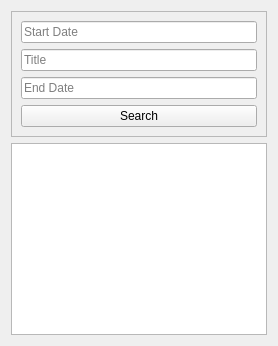
            <widget class="QWidget" name="page_exhibition">
             <layout class="QVBoxLayout" name="verticalLayout_26">
              <item>
               <widget class="QFrame" name="search_exhibition">
                <property name="minimumSize">
                 <size>
                  <width>0</width>
                  <height>100</height>
                 </size>
                </property>
                <property name="frameShape">
                 <enum>QFrame::StyledPanel</enum>
                </property>
                <property name="frameShadow">
                 <enum>QFrame::Raised</enum>
                </property>
                <layout class="QVBoxLayout" name="verticalLayout_37">
                 <item>
                  <widget class="QLineEdit" name="search_exhibition_start_date">
                   <property name="text">
                    <string/>
                   </property>
                   <property name="placeholderText">
                    <string>Start Date</string>
                   </property>
                  </widget>
                 </item>
                 <item>
                  <widget class="QLineEdit" name="search_exhibition_name">
                   <property name="text">
                    <string/>
                   </property>
                   <property name="placeholderText">
                    <string>Title</string>
                   </property>
                  </widget>
                 </item>
                 <item>
                  <widget class="QLineEdit" name="search_exhibition_end_date">
                   <property name="text">
                    <string/>
                   </property>
                   <property name="placeholderText">
                    <string>End Date</string>
                   </property>
                  </widget>
                 </item>
                 <item>
                  <widget class="QPushButton" name="btn_search_exhibition">
                   <property name="text">
                    <string>Search</string>
                   </property>
                  </widget>
                 </item>
                </layout>
               </widget>
              </item>
              <item>
               <widget class="QTableWidget" name="table_exhibition"/>
              </item>
             </layout>
            </widget>
